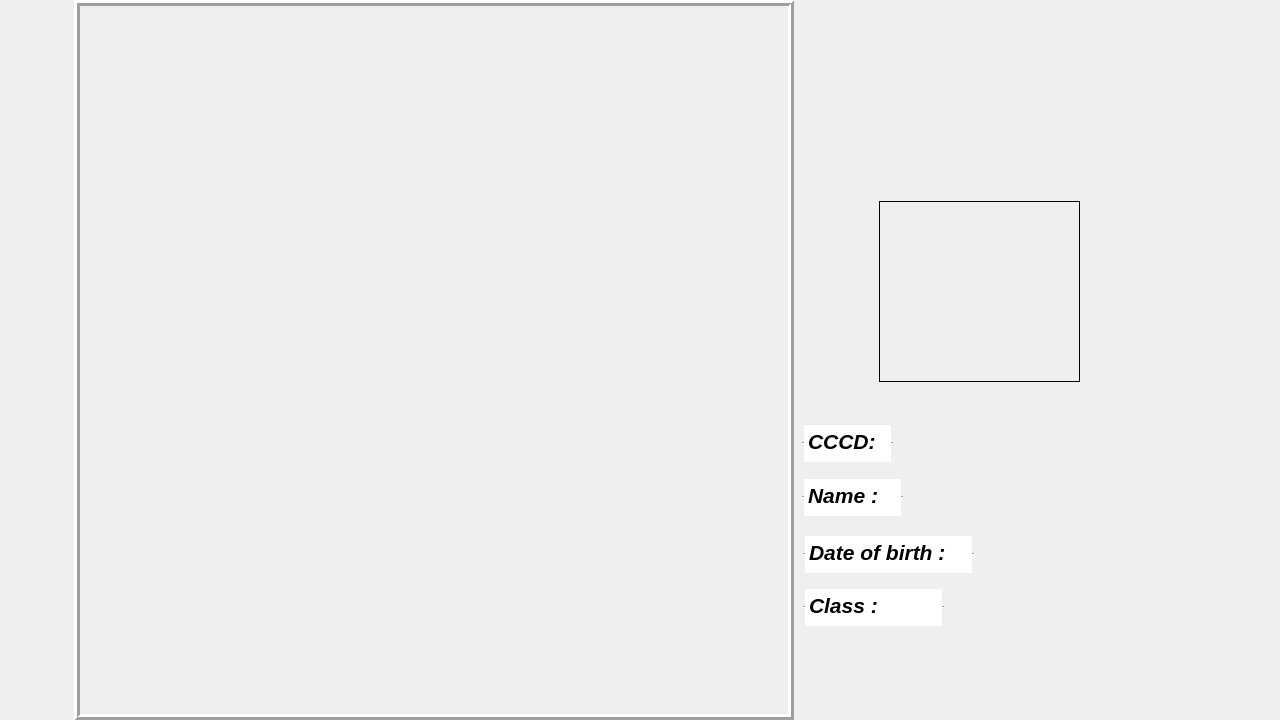
<?xml version="1.0" encoding="UTF-8"?>
<ui version="4.0">
 <class>MainWindow</class>
 <widget class="QMainWindow" name="MainWindow">
  <property name="geometry">
   <rect>
    <x>0</x>
    <y>0</y>
    <width>1280</width>
    <height>720</height>
   </rect>
  </property>
  <property name="windowTitle">
   <string>MainWindow</string>
  </property>
  <widget class="QWidget" name="centralwidget">
   <widget class="QTextEdit" name="Dayofbirth">
    <property name="geometry">
     <rect>
      <x>803</x>
      <y>534</y>
      <width>171</width>
      <height>41</height>
     </rect>
    </property>
    <property name="frameShape">
     <enum>QFrame::HLine</enum>
    </property>
    <property name="html">
     <string>&lt;!DOCTYPE HTML PUBLIC &quot;-//W3C//DTD HTML 4.0//EN&quot; &quot;http://www.w3.org/TR/REC-html40/strict.dtd&quot;&gt;
&lt;html&gt;&lt;head&gt;&lt;meta name=&quot;qrichtext&quot; content=&quot;1&quot; /&gt;&lt;style type=&quot;text/css&quot;&gt;
p, li { white-space: pre-wrap; }
&lt;/style&gt;&lt;/head&gt;&lt;body style=&quot; font-family:'Ubuntu'; font-size:11pt; font-weight:400; font-style:normal;&quot;&gt;
&lt;p style=&quot; margin-top:0px; margin-bottom:0px; margin-left:0px; margin-right:0px; -qt-block-indent:0; text-indent:0px;&quot;&gt;&lt;span style=&quot; font-size:16pt; font-weight:600; font-style:italic;&quot;&gt;Date of birth :&lt;/span&gt;&lt;/p&gt;&lt;/body&gt;&lt;/html&gt;</string>
    </property>
    <property name="textInteractionFlags">
     <set>Qt::NoTextInteraction</set>
    </property>
   </widget>
   <widget class="QLabel" name="inforCCCD">
    <property name="geometry">
     <rect>
      <x>953</x>
      <y>405</y>
      <width>121</width>
      <height>31</height>
     </rect>
    </property>
    <property name="text">
     <string/>
    </property>
   </widget>
   <widget class="QLabel" name="inforName">
    <property name="geometry">
     <rect>
      <x>940</x>
      <y>470</y>
      <width>156</width>
      <height>31</height>
     </rect>
    </property>
    <property name="text">
     <string/>
    </property>
   </widget>
   <widget class="QLabel" name="inforDoB">
    <property name="geometry">
     <rect>
      <x>1003</x>
      <y>521</y>
      <width>91</width>
      <height>31</height>
     </rect>
    </property>
    <property name="text">
     <string/>
    </property>
   </widget>
   <widget class="QLabel" name="logoclb">
    <property name="enabled">
     <bool>true</bool>
    </property>
    <property name="geometry">
     <rect>
      <x>915</x>
      <y>106</y>
      <width>75</width>
      <height>75</height>
     </rect>
    </property>
    <property name="styleSheet">
     <string notr="true">image: url(:/logo/bkmaker.png);
</string>
    </property>
    <property name="text">
     <string/>
    </property>
    <property name="scaledContents">
     <bool>true</bool>
    </property>
   </widget>
   <widget class="QLabel" name="logokhoa">
    <property name="enabled">
     <bool>true</bool>
    </property>
    <property name="geometry">
     <rect>
      <x>822</x>
      <y>107</y>
      <width>70</width>
      <height>70</height>
     </rect>
    </property>
    <property name="styleSheet">
     <string notr="true">
image: url(:/logo2/UI_NCKH_PyQt5/dut.png);

</string>
    </property>
    <property name="text">
     <string/>
    </property>
    <property name="scaledContents">
     <bool>true</bool>
    </property>
   </widget>
   <widget class="QLabel" name="background">
    <property name="geometry">
     <rect>
      <x>795</x>
      <y>1</y>
      <width>371</width>
      <height>721</height>
     </rect>
    </property>
    <property name="styleSheet">
     <string notr="true">background-image: url(:/background1/backgroundc.jpg);
</string>
    </property>
    <property name="text">
     <string/>
    </property>
   </widget>
   <widget class="QLabel" name="cam">
    <property name="geometry">
     <rect>
      <x>74</x>
      <y>0</y>
      <width>720</width>
      <height>720</height>
     </rect>
    </property>
    <property name="frameShape">
     <enum>QFrame::Box</enum>
    </property>
    <property name="frameShadow">
     <enum>QFrame::Raised</enum>
    </property>
    <property name="lineWidth">
     <number>3</number>
    </property>
    <property name="text">
     <string/>
    </property>
   </widget>
   <widget class="QLabel" name="image">
    <property name="geometry">
     <rect>
      <x>879</x>
      <y>201</y>
      <width>201</width>
      <height>181</height>
     </rect>
    </property>
    <property name="frameShape">
     <enum>QFrame::Box</enum>
    </property>
    <property name="lineWidth">
     <number>1</number>
    </property>
    <property name="text">
     <string/>
    </property>
    <property name="scaledContents">
     <bool>true</bool>
    </property>
   </widget>
   <widget class="QLabel" name="inforClass">
    <property name="geometry">
     <rect>
      <x>954</x>
      <y>572</y>
      <width>101</width>
      <height>31</height>
     </rect>
    </property>
    <property name="text">
     <string/>
    </property>
   </widget>
   <widget class="QTextEdit" name="Dayofbirth_2">
    <property name="geometry">
     <rect>
      <x>802</x>
      <y>423</y>
      <width>91</width>
      <height>41</height>
     </rect>
    </property>
    <property name="frameShape">
     <enum>QFrame::HLine</enum>
    </property>
    <property name="html">
     <string>&lt;!DOCTYPE HTML PUBLIC &quot;-//W3C//DTD HTML 4.0//EN&quot; &quot;http://www.w3.org/TR/REC-html40/strict.dtd&quot;&gt;
&lt;html&gt;&lt;head&gt;&lt;meta name=&quot;qrichtext&quot; content=&quot;1&quot; /&gt;&lt;style type=&quot;text/css&quot;&gt;
p, li { white-space: pre-wrap; }
&lt;/style&gt;&lt;/head&gt;&lt;body style=&quot; font-family:'Ubuntu'; font-size:11pt; font-weight:400; font-style:normal;&quot;&gt;
&lt;p style=&quot; margin-top:0px; margin-bottom:0px; margin-left:0px; margin-right:0px; -qt-block-indent:0; text-indent:0px;&quot;&gt;&lt;span style=&quot; font-size:16pt; font-weight:600; font-style:italic;&quot;&gt;CCCD:&lt;/span&gt;&lt;/p&gt;&lt;/body&gt;&lt;/html&gt;</string>
    </property>
    <property name="textInteractionFlags">
     <set>Qt::NoTextInteraction</set>
    </property>
   </widget>
   <widget class="QTextEdit" name="Dayofbirth_3">
    <property name="geometry">
     <rect>
      <x>802</x>
      <y>477</y>
      <width>101</width>
      <height>41</height>
     </rect>
    </property>
    <property name="frameShape">
     <enum>QFrame::HLine</enum>
    </property>
    <property name="html">
     <string>&lt;!DOCTYPE HTML PUBLIC &quot;-//W3C//DTD HTML 4.0//EN&quot; &quot;http://www.w3.org/TR/REC-html40/strict.dtd&quot;&gt;
&lt;html&gt;&lt;head&gt;&lt;meta name=&quot;qrichtext&quot; content=&quot;1&quot; /&gt;&lt;style type=&quot;text/css&quot;&gt;
p, li { white-space: pre-wrap; }
&lt;/style&gt;&lt;/head&gt;&lt;body style=&quot; font-family:'Ubuntu'; font-size:11pt; font-weight:400; font-style:normal;&quot;&gt;
&lt;p style=&quot; margin-top:0px; margin-bottom:0px; margin-left:0px; margin-right:0px; -qt-block-indent:0; text-indent:0px;&quot;&gt;&lt;span style=&quot; font-size:16pt; font-weight:600; font-style:italic;&quot;&gt;Name : &lt;/span&gt;&lt;/p&gt;&lt;/body&gt;&lt;/html&gt;</string>
    </property>
    <property name="textInteractionFlags">
     <set>Qt::NoTextInteraction</set>
    </property>
   </widget>
   <widget class="QTextEdit" name="Dayofbirth_4">
    <property name="geometry">
     <rect>
      <x>803</x>
      <y>587</y>
      <width>141</width>
      <height>41</height>
     </rect>
    </property>
    <property name="frameShape">
     <enum>QFrame::HLine</enum>
    </property>
    <property name="html">
     <string>&lt;!DOCTYPE HTML PUBLIC &quot;-//W3C//DTD HTML 4.0//EN&quot; &quot;http://www.w3.org/TR/REC-html40/strict.dtd&quot;&gt;
&lt;html&gt;&lt;head&gt;&lt;meta name=&quot;qrichtext&quot; content=&quot;1&quot; /&gt;&lt;style type=&quot;text/css&quot;&gt;
p, li { white-space: pre-wrap; }
&lt;/style&gt;&lt;/head&gt;&lt;body style=&quot; font-family:'Ubuntu'; font-size:11pt; font-weight:400; font-style:normal;&quot;&gt;
&lt;p style=&quot; margin-top:0px; margin-bottom:0px; margin-left:0px; margin-right:0px; -qt-block-indent:0; text-indent:0px;&quot;&gt;&lt;span style=&quot; font-size:16pt; font-weight:600; font-style:italic;&quot;&gt;Class :&lt;/span&gt;&lt;/p&gt;&lt;/body&gt;&lt;/html&gt;</string>
    </property>
    <property name="textInteractionFlags">
     <set>Qt::NoTextInteraction</set>
    </property>
   </widget>
   <widget class="QLabel" name="label">
    <property name="geometry">
     <rect>
      <x>0</x>
      <y>0</y>
      <width>1281</width>
      <height>721</height>
     </rect>
    </property>
    <property name="styleSheet">
     <string notr="true">background-image: url(:/background1/nenden.jpg);</string>
    </property>
    <property name="text">
     <string/>
    </property>
   </widget>
   <zorder>label</zorder>
   <zorder>background</zorder>
   <zorder>Dayofbirth</zorder>
   <zorder>inforCCCD</zorder>
   <zorder>inforName</zorder>
   <zorder>inforDoB</zorder>
   <zorder>logoclb</zorder>
   <zorder>cam</zorder>
   <zorder>logokhoa</zorder>
   <zorder>image</zorder>
   <zorder>inforClass</zorder>
   <zorder>Dayofbirth_2</zorder>
   <zorder>Dayofbirth_3</zorder>
   <zorder>Dayofbirth_4</zorder>
  </widget>
 </widget>
 <resources>
  <include location="../background.qrc"/>
  <include location="../circle.qrc"/>
  <include location="../logoclb.qrc"/>
  <include location="../logokhoa.qrc"/>
 </resources>
 <connections/>
</ui>
